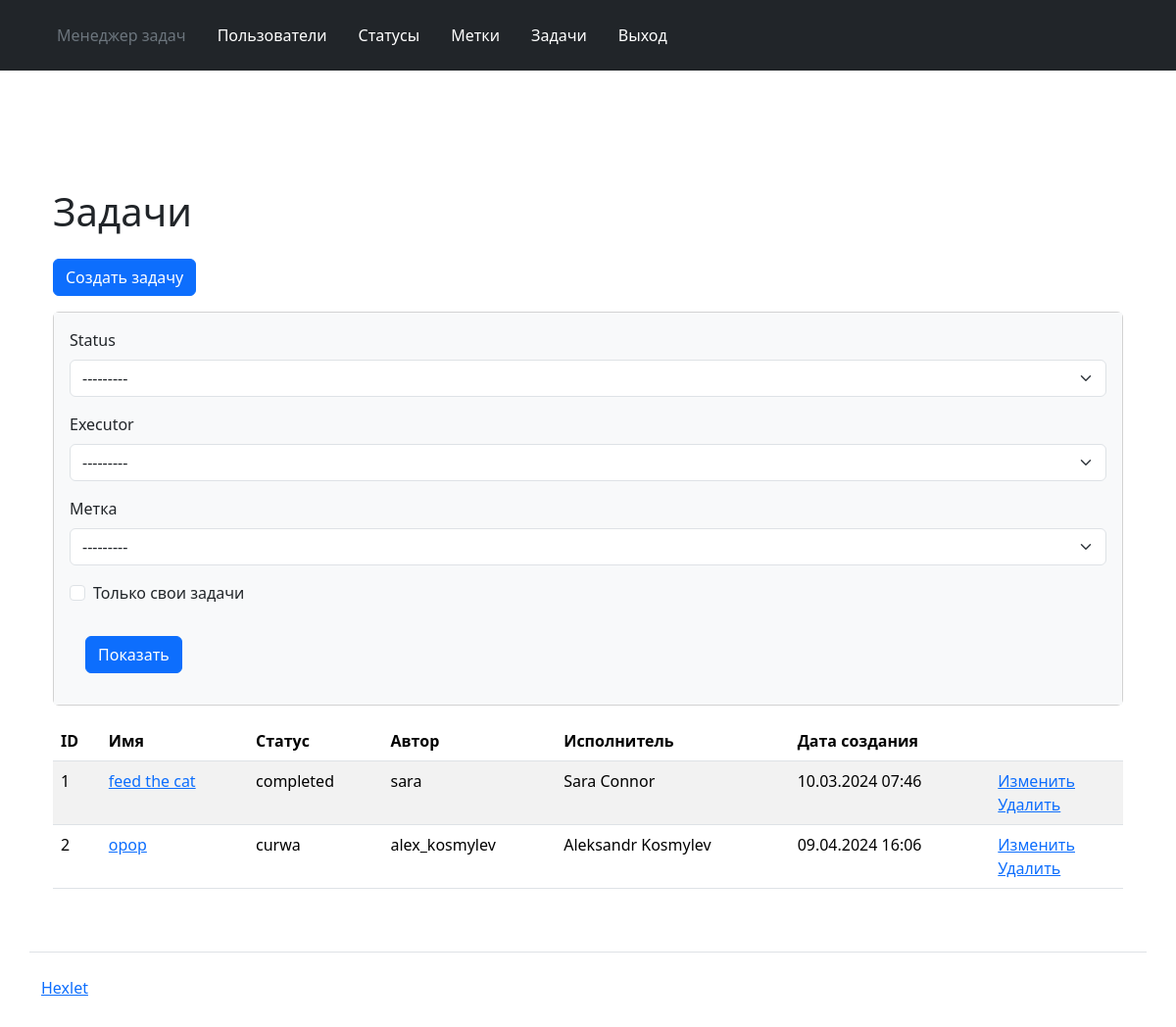
/tasks/ (signed in), run on the app's committed database.
### task_manager/tasks/models.py (models this page shows, shortened)
class Task(models.Model):
    name = models.CharField('name', max_length=255, unique=True)
    description = models.TextField('description', blank=True)
    author = models.ForeignKey(CustomUser, on_delete=models.CASCADE, related_name='author')
    timestamp = models.DateTimeField("time_stamp", auto_now_add=True)
    executor = models.ForeignKey(CustomUser, on_delete=models.CASCADE)
    status = models.ForeignKey(Status, models.SET_NULL, blank=True, null=True)
    labels = models.ManyToManyField(Labels, through="IntermediateModel", verbose_name='labels')

### task_manager/statuses/models.py (models this page shows)
class Status(models.Model):
    name = models.CharField('status', max_length=255)
    timestamp = models.DateTimeField("time_stamp", auto_now_add=True)
    def __str__(self):
        return self.name

### task_manager/users/models.py (models this page shows, shortened)
class CustomUser(AbstractUser):
    class Meta:
        ordering = ["id"]
    def __str__(self):
        return self.username

### task_manager/tasks/views.py (the view)
# urls.py: path('', TaskView.as_view(), name='tasks'),
class TaskView(CustomLoginRequiredMixin, FilterView):
    model = Task
    filterset_class = TaskFilter
    template_name = 'tasks/tasks.html'

### task_manager/labels/models.py (called while the page is built)
    def __str__(self):
        return self.name

### task_manager/templates/tasks/tasks.html (shortened to what this page needs)
{% extends 'layout.html' %}
{% load django_bootstrap5 %}
{% load i18n %}
{% block content %}
<div class="container wrapper flex-grow-1">
  <h1 class="my-4">
      {% trans "Tasks" %}
  </h1>
  <a class="btn btn-primary mb-3" href="{% url 'task_create' %}" role="button">{% trans "Create task" %}</a>
  <div class="card mb-3">
    <div class="card-body bg-light">
        <form method="get" class="form-inline center">
            {% bootstrap_form filter.form %}
            <input class="btn btn-primary m-3" type="submit" value="{% trans  'Show' %}"/>
        </form>
    </div>
  </div>
  <table class="table table-striped">
    <thead>
      <tr>
        <th>ID</th>
        <th>{% translate "Name" %}</th>
        <th>{% translate "Status" %}</th>
        <th>{% translate "Author" %}</th>
        <th>{% translate "Executor" %}</th>
        <th>{% translate "Creation date" %}</th>
        <th></th>
      </tr>
    </thead>
    <tbody>
      {% for task in filter.qs  %}
      <tr>
        <td>{{task.id}}</td>
        <td>
          <a href="{% url 'task_card' task.id %}">{{task.name}}</a>
        </td>
        <td>{{task.status}}</td>
        <td>{{task.executor.username}}</td>
        <td>{{task.executor.first_name}} {{task.executor.last_name}}</td>
        <td>{{task.timestamp|date:"d.m.Y H:i"}}</td>
        <td>
          <a href="{% url 'task_update' task.id%}">{% translate "Update" %}</a>
          <br>
          <a href="{% url 'task_delete' task.id%}">{% translate "Delete" %}</a>
        </td>
      </tr>
      {% endfor %}
    </tbody>
  </table>
</div>
{% endblock %}

### data on the page
Task: id "1", name "feed the cat", status "completed", executor.username "sara", executor.first_name "Sara", executor.last_name "Connor", timestamp "10.03.2024 07:46"
Task: id "2", name "opop", status "curwa", executor.username "alex_kosmylev", executor.first_name "Aleksandr", executor.last_name "Kosmylev", timestamp "09.04.2024 16:06"
